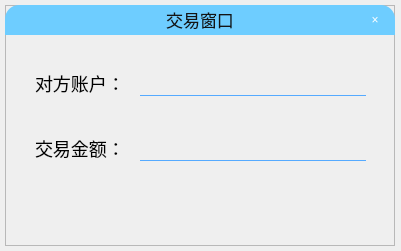
<?xml version="1.0" encoding="UTF-8"?>
<ui version="4.0">
 <class>Trade</class>
 <widget class="QWidget" name="Trade">
  <property name="geometry">
   <rect>
    <x>0</x>
    <y>0</y>
    <width>401</width>
    <height>251</height>
   </rect>
  </property>
  <property name="windowTitle">
   <string>Trade</string>
  </property>
  <widget class="QFrame" name="frame_window">
   <property name="geometry">
    <rect>
     <x>5</x>
     <y>5</y>
     <width>390</width>
     <height>241</height>
    </rect>
   </property>
   <property name="styleSheet">
    <string notr="true">QFrame[objectName=&quot;frame_window&quot;]
{
	background-color: rgb(250, 250, 250);
	border-radius:15px;
}</string>
   </property>
   <property name="frameShape">
    <enum>QFrame::StyledPanel</enum>
   </property>
   <property name="frameShadow">
    <enum>QFrame::Raised</enum>
   </property>
   <widget class="QLabel" name="lbl_title">
    <property name="geometry">
     <rect>
      <x>0</x>
      <y>0</y>
      <width>390</width>
      <height>30</height>
     </rect>
    </property>
    <property name="styleSheet">
     <string notr="true">font:17px;
color:rgb(20,20,20);
padding-bottom:1px;
border-top-left-radius:14px;
border-top-right-radius:14px;
background-color: rgb(110, 205, 255)</string>
    </property>
    <property name="text">
     <string>交易窗口</string>
    </property>
    <property name="alignment">
     <set>Qt::AlignCenter</set>
    </property>
   </widget>
   <widget class="QPushButton" name="btn_close">
    <property name="geometry">
     <rect>
      <x>350</x>
      <y>0</y>
      <width>40</width>
      <height>30</height>
     </rect>
    </property>
    <property name="styleSheet">
     <string notr="true">QPushButton
{
	color:white;
	border-top-right-radius:14px;
	font: 20pt &quot;Calibri&quot;;/*字体*/
	background-color: rgba(255, 255, 255,0);/*背景色*/
	border:0px;
}
QPushButton:hover
{
	background-color: rgba(255, 255, 255,0.5);
	color: rgb(255, 0, 0);
}

</string>
    </property>
    <property name="text">
     <string>×</string>
    </property>
   </widget>
   <widget class="QLabel" name="lbl_hint">
    <property name="geometry">
     <rect>
      <x>30</x>
      <y>60</y>
      <width>91</width>
      <height>36</height>
     </rect>
    </property>
    <property name="styleSheet">
     <string notr="true">font:18px;</string>
    </property>
    <property name="text">
     <string>对方账户：</string>
    </property>
   </widget>
   <widget class="QLineEdit" name="le_account">
    <property name="geometry">
     <rect>
      <x>135</x>
      <y>65</y>
      <width>226</width>
      <height>26</height>
     </rect>
    </property>
    <property name="styleSheet">
     <string notr="true">QLineEdit
{
	
	background-color: rgba(255, 255, 255,0);
	border:1px solid white;
	border-left-color: rgba(255, 255, 255,0);
	border-right-color: rgba(255, 255, 255,0);
	border-top-color: rgba(255, 255, 255,0);
	border-bottom-color: rgb(85, 170, 255);
	font: 15pt &quot;Calibri&quot;;
}

QLineEdit:hover
{
	border-bottom-color: rgba(85, 170, 255,0.6);
}</string>
    </property>
   </widget>
   <widget class="QLineEdit" name="le_money">
    <property name="geometry">
     <rect>
      <x>135</x>
      <y>130</y>
      <width>226</width>
      <height>26</height>
     </rect>
    </property>
    <property name="styleSheet">
     <string notr="true">QLineEdit
{
	
	background-color: rgba(255, 255, 255,0);
	border:1px solid white;
	border-left-color: rgba(255, 255, 255,0);
	border-right-color: rgba(255, 255, 255,0);
	border-top-color: rgba(255, 255, 255,0);
	border-bottom-color: rgb(85, 170, 255);
	font: 15pt &quot;Calibri&quot;;
}

QLineEdit:hover
{
	border-bottom-color: rgba(85, 170, 255,0.6);
}</string>
    </property>
   </widget>
   <widget class="QLabel" name="lbl_hint_2">
    <property name="geometry">
     <rect>
      <x>30</x>
      <y>125</y>
      <width>91</width>
      <height>36</height>
     </rect>
    </property>
    <property name="styleSheet">
     <string notr="true">font:18px;</string>
    </property>
    <property name="text">
     <string>交易金额：</string>
    </property>
   </widget>
  </widget>
 </widget>
 <layoutdefault spacing="6" margin="11"/>
 <resources/>
 <connections>
  <connection>
   <sender>btn_close</sender>
   <signal>clicked()</signal>
   <receiver>Trade</receiver>
   <slot>btn_close_click()</slot>
   <hints>
    <hint type="sourcelabel">
     <x>375</x>
     <y>16</y>
    </hint>
    <hint type="destinationlabel">
     <x>294</x>
     <y>-14</y>
    </hint>
   </hints>
  </connection>
 </connections>
 <slots>
  <slot>btn_close_click()</slot>
 </slots>
</ui>
